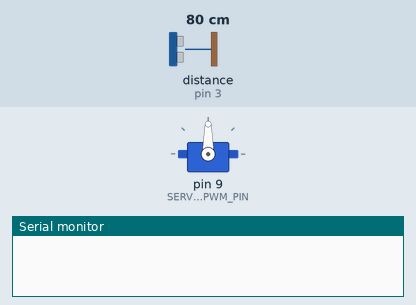
Simulated run of this sketch. Board: Arduino Uno, built with avr-gcc and run on an emulated ATmega328P. Parts: servo, the last lines printed to the serial monitor. Inputs (shaded band) come from the test bench; at power-on: distance to the obstacle (sensor on pin 3) 80 cm. The echo pulse lasts 58.3 µs per cm.

Above: at 0.01 s.
At 1.28 s:
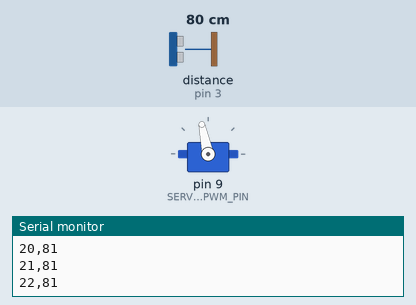
1.3 s: distance to the obstacle (sensor on pin 3) set to 2 cm
At 2.2 s:
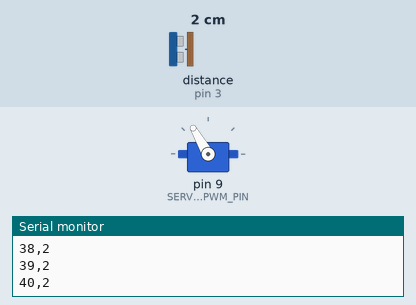
Timing chart, 0 to 11.9 s (numbered marks = the images above; inputs shaded):
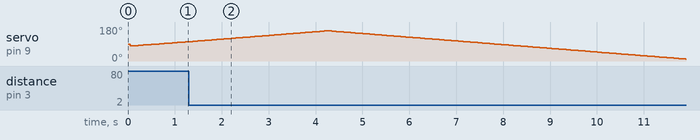

The sketch:

PingSonar.ino
```cpp
#include <NewPing.h>
#include <Servo.h>

#define TRIGGER_PIN  2   // Arduino pin 2 tied to trigger pin on the ultrasonic sensor.
#define ECHO_PIN     3   // Arduino pin 3 tied to echo pin on the ultrasonic sensor.
#define MAX_DISTANCE 150 // Maximum distance we want to ping for (in centimeters). Maximum sensor distance is rated at 400-500cm.
#define SERVO_PWM_PIN 9 //set servo to Arduino's pin 9

// means -angle .. angle
#define ANGLE_BOUNDS 80
#define ANGLE_STEP 1

int angle = 0;

// direction of servo movement
// -1 = back, 1 = forward
int dir = 1;

Servo myservo;
NewPing sonar(TRIGGER_PIN, ECHO_PIN, MAX_DISTANCE);

void setup() {
  Serial.begin(9600); // initialize the serial port:
  myservo.attach(SERVO_PWM_PIN); //set servo to Arduino's pin 9
}

void loop() {

  delay(50);
  // we must renormalize to positive values, because angle is from -ANGLE_BOUNDS .. ANGLE_BOUNDS
  // and servo value must be positive
  myservo.write(angle + ANGLE_BOUNDS);

  // read distance from sensor and send to serial
  getDistanceAndSend2Serial(angle);

  // calculate angle
  if (angle >= ANGLE_BOUNDS || angle <= -ANGLE_BOUNDS) {
    dir = -dir;
  }
  angle += (dir * ANGLE_STEP);
}

int getDistanceAndSend2Serial(int angle) {
  int cm = sonar.ping_cm();
  Serial.print(angle, DEC);
  Serial.print(",");
  Serial.println(cm, DEC);

}
```

Measured:
- by itself, servo on pin 9 (SERVO_PWM_PIN): rises from 102° to 160° in 2.9 s, then falls to 10° in 7.7 s
